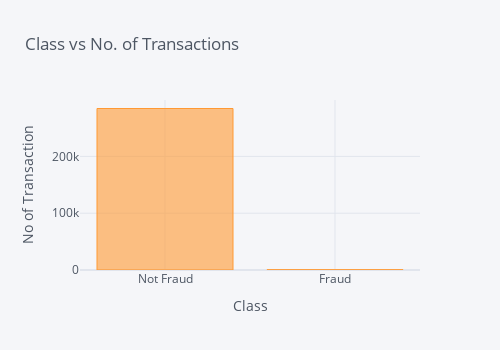

Here is the notebook cell this chart was saved with:
### Code cell
import cufflinks as cf
cf.go_offline()

df.iplot(kind='bar', x='Class', y='values', title='Class vs No. of Transactions',\
         xTitle='Class', yTitle='No of Transaction',layout_update={'width': 500, 'height': 350})

### Figure 1 — Plotly figure (JSON) as saved in the notebook; plotly's stock layout.template omitted (floating-point values rounded to 4 significant figures)
{"data": [{"marker": {"color": "rgba(255, 153, 51, 0.6)", "line": {"color": "rgba(255, 153, 51, 1.0)", "width": 1}}, "name": "values", "orientation": "v", "text": "", "type": "bar", "x": ["Not Fraud", "Fraud"], "y": [284315, 492]}], "layout": {"height": 350, "legend": {"bgcolor": "#F5F6F9", "font": {"color": "#4D5663"}}, "paper_bgcolor": "#F5F6F9", "plot_bgcolor": "#F5F6F9", "title": {"font": {"color": "#4D5663"}, "text": "Class vs No. of Transactions"}, "width": 500, "xaxis": {"gridcolor": "#E1E5ED", "showgrid": true, "tickfont": {"color": "#4D5663"}, "title": {"font": {"color": "#4D5663"}, "text": "Class"}, "zerolinecolor": "#E1E5ED"}, "yaxis": {"gridcolor": "#E1E5ED", "showgrid": true, "tickfont": {"color": "#4D5663"}, "title": {"font": {"color": "#4D5663"}, "text": "No of Transaction"}, "zerolinecolor": "#E1E5ED"}}}
